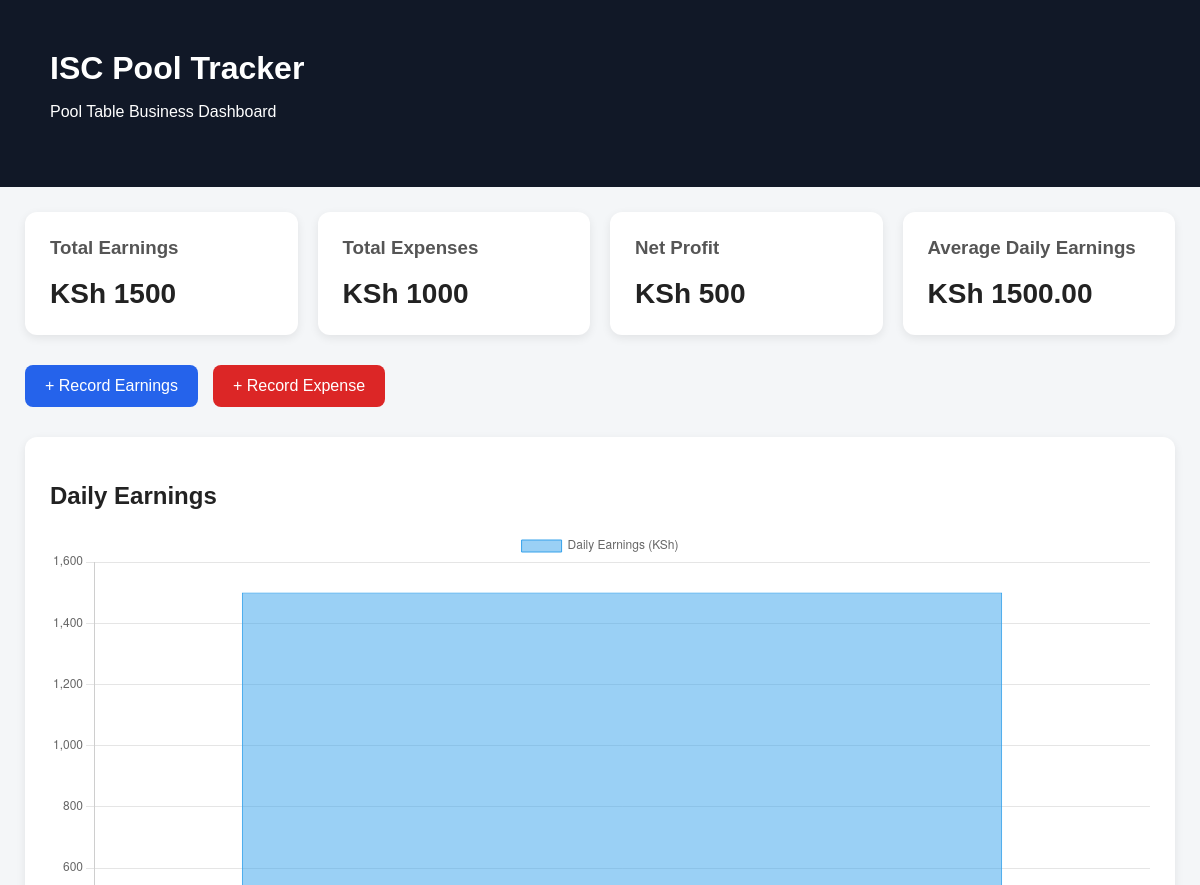
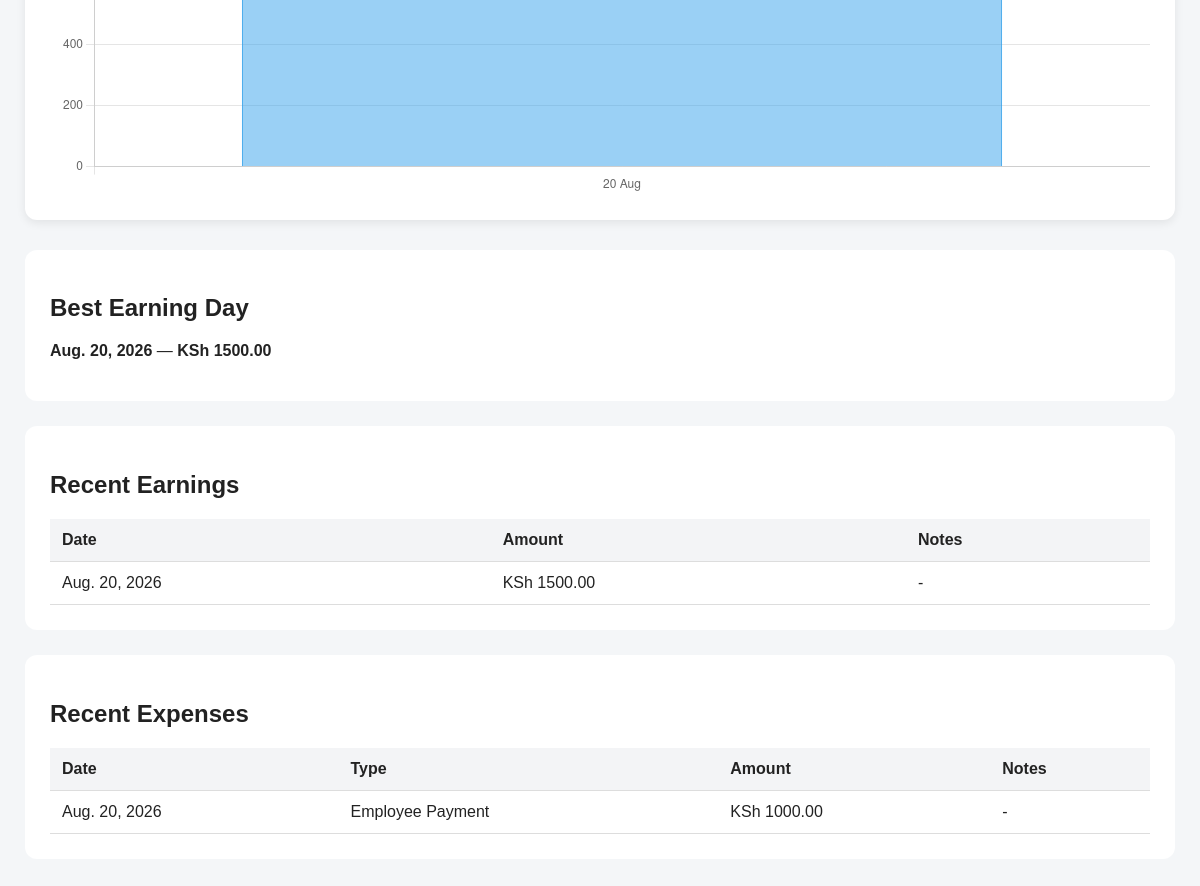
The page / on the database its author committed (2 pictures, top to bottom).
### tracker/models.py (models this page shows, shortened)
class DailyEarning(models.Model):
    date = models.DateField(
        unique=True
    )
    amount_collected = models.DecimalField(
        max_digits=10,
        decimal_places=2,
    )
    notes = models.TextField(
        blank=True
    )
    created_at = models.DateTimeField(
        auto_now_add=True
    )
    updated_at = models.DateTimeField(
        auto_now=True
    )
    class Meta:
        ordering = ["-date"]

class Expense(models.Model):
    EXPENSE_TYPE_CHOICES = [
        (
            "EMPLOYEE",
            "Employee Payment",
        ),
        (
            "POLICE",
            "Police Payment",
        ),
        (
            "OTHER",
            "Other Expense",
        ),
    ]
    date = models.DateField()
    expense_type = models.CharField(
        max_length=20,
        choices=EXPENSE_TYPE_CHOICES,
    )
    amount = models.DecimalField(
        max_digits=10,
        decimal_places=2,
    )
    notes = models.TextField(
        blank=True
    )
    created_at = models.DateTimeField(
        auto_now_add=True
    )
    class Meta:
        ordering = ["-date"]

### tracker/views.py (the view)
def dashboard(request):
    earnings = DailyEarning.objects.all()
    expenses = Expense.objects.all()
    total_earnings = (
        earnings.aggregate(
            total=Sum("amount_collected")
        )["total"]
        or Decimal("0.00")
    )
    total_expenses = (
        expenses.aggregate(
            total=Sum("amount")
        )["total"]
        or Decimal("0.00")
    )
    net_profit = (
        total_earnings - total_expenses
    )
    recent_earnings = earnings[:7]
    chart_labels = [
        earning.date.strftime("%d %b")
        for earning in reversed(recent_earnings)
    ]
    chart_values = [
        float(earning.amount_collected)
        for earning in reversed(recent_earnings)
    ]
    earning_count = earnings.count()
    if earning_count:
        average_daily_earnings = (
            total_earnings / earning_count
        )
    else:
        average_daily_earnings = Decimal("0.00")
    highest_earning = (
        earnings.order_by(
            "-amount_collected"
        ).first()
    )
    recent_records = earnings[:10]
    recent_expenses = expenses[:10]
    context = {
        "total_earnings": total_earnings,
        "total_expenses": total_expenses,
        "net_profit": net_profit,
        "average_daily_earnings": (
            average_daily_earnings
        ),
        "highest_earning": highest_earning,
        "recent_records": recent_records,
        "recent_expenses": recent_expenses,
        "chart_labels": chart_labels,
        "chart_values": chart_values,
    }
    return render(
        request,
        "tracker/dashboard.html",
        context,
    )

### tracker/templates/tracker/dashboard.html (shortened to what this page needs)
<!DOCTYPE html>
<html lang="en">
<head>
</head>
<body>
    <div class="header">
        <div class="container">
            <h1>
                ISC Pool Tracker
            </h1>
            <p>
                Pool Table Business Dashboard
            </p>
        </div>
    </div>
    <div class="container">
        <div class="cards">
            <div class="card">
                <h3>
                    Total Earnings
                </h3>
                <div class="amount">
                    KSh {{ total_earnings }}
                </div>
            </div>
            <div class="card">
                <h3>
                    Total Expenses
                </h3>
                <div class="amount">
                    KSh {{ total_expenses }}
                </div>
            </div>
            <div class="card">
                <h3>
                    Net Profit
                </h3>
                <div class="amount">
                    KSh {{ net_profit }}
                </div>
            </div>
            <div class="card">
                <h3>
                    Average Daily Earnings
                </h3>
                <div class="amount">
                    KSh {{ average_daily_earnings|floatformat:2 }}
                </div>
            </div>
        </div>
        <div class="actions">
            <a
                href="{% url 'add_earning' %}"
                class="button"
            >
                + Record Earnings
            </a>
            <a
                href="{% url 'add_expense' %}"
                class="button expense"
            >
                + Record Expense
            </a>
        </div>
        <div class="chart-container">
            <h2>
                Daily Earnings
            </h2>
            <canvas id="earningsChart"></canvas>
        </div>
        <div class="section">
            <h2>
                Best Earning Day
            </h2>
            {% if highest_earning %}
                <p>
                    <strong>
                        {{ highest_earning.date }}
                    </strong>
                    —
                    <strong>
                        KSh
                        {{ highest_earning.amount_collected }}
                    </strong>
                </p>
            {% else %}
                <p>
                    No earnings recorded yet.
                </p>
            {% endif %}
        </div>
        <div class="section">
            <h2>
                Recent Earnings
            </h2>
            <table>
                <thead>
                    <tr>
                        <th>
                            Date
                        </th>
                        <th>
                            Amount
                        </th>
                        <th>
                            Notes
                        </th>
                    </tr>
                </thead>
                <tbody>
                    {% for earning in recent_records %}
                        <tr>
                            <td>
                                {{ earning.date }}
                            </td>
                            <td>
                                KSh
                                {{ earning.amount_collected }}
                            </td>
                            <td>
                                {{ earning.notes|default:"-" }}
                            </td>
                        </tr>
                    {% empty %}
                        <tr>
                            <td colspan="3">
                                No earnings recorded.
                            </td>
                        </tr>
                    {% endfor %}
                </tbody>
            </table>
        </div>
        <div class="section">
            <h2>
                Recent Expenses
            </h2>
            <table>
                <thead>
                    <tr>
                        <th>
                            Date
                        </th>
                        <th>
                            Type
                        </th>
                        <th>
                            Amount
                        </th>
                        <th>
                            Notes
                        </th>
                    </tr>
                </thead>
                <tbody>
                    {% for expense in recent_expenses %}
                        <tr>
                            <td>
                                {{ expense.date }}
                            </td>
                            <td>
                                {{ expense.get_expense_type_display }}
                            </td>
                            <td>
                                KSh {{ expense.amount }}
                            </td>
                            <td>
                                {{ expense.notes|default:"-" }}
                            </td>
                        </tr>
                    {% empty %}
                        <tr>
                            <td colspan="4">
                                No expenses recorded.
                            </td>
                        </tr>
                    {% endfor %}
                </tbody>
            </table>
        </div>
    </div>
    <script>
        const labels =
            {{ chart_labels|safe }};
        const values =
            {{ chart_values|safe }};
        const ctx =
            document
                .getElementById(
                    "earningsChart"
                )
                .getContext("2d");
        new Chart(
            ctx,
            {
                type: "bar",
                data: {
                    labels: labels,
                    datasets: [
                        {
                            label:
                                "Daily Earnings (KSh)",
                            data:
                                values,
                            borderWidth: 1
                        }
                    ]
                },
                options: {
                    responsive: true,
                    scales: {
                        y: {
                            beginAtZero: true
                        }
                    }
                }
            }
        );
    </script>
</body>
</html>

### tracker/templates/tracker/dashboard.html (style rules this page uses)
body { margin: 0; font-family: Arial, sans-serif; background: #f4f6f8; color: #222; }
.header { background: #111827; color: white; padding: 25px; }
.header h1 { margin: 0; }
.container { max-width: 1200px; margin: auto; padding: 25px; }
.cards { display: grid; grid-template-columns: repeat(auto-fit, minmax(220px, 1fr)); gap: 20px; margin-bottom: 30px; }
.card { background: white; padding: 25px; border-radius: 12px; box-shadow: 0 3px 10px rgba( 0, 0, 0, 0.08 ); }
.card h3 { margin-top: 0; color: #555; }
.amount { font-size: 28px; font-weight: bold; }
.actions { display: flex; gap: 15px; flex-wrap: wrap; margin-bottom: 30px; }
.button { background: #2563eb; color: white; text-decoration: none; padding: 12px 20px; border-radius: 8px; }
.button.expense { background: #dc2626; }
.chart-container { background: white; padding: 25px; border-radius: 12px; margin-bottom: 30px; box-shadow: 0 3px 10px rgba( 0, 0, 0, 0.08 ); }
table { width: 100%; border-collapse: collapse; }
th, td { padding: 12px; border-bottom: 1px solid #ddd; text-align: left; }
th { background: #f3f4f6; }
.section { background: white; padding: 25px; border-radius: 12px; margin-bottom: 25px; }

### rows shown on the page
DailyEarning: date "Aug. 20, 2026", amount_collected "1500.00", notes "-"
Expense: date "Aug. 20, 2026", expense_type "Employee Payment", amount "1000.00", notes "-"

### other values the page prints
{{ total_earnings }} "1500"
{{ total_expenses }} "1000"
{{ net_profit }} "500"
{{ average_daily_earnings|floatformat:2 }} "1500.00"
chart data {{ chart_values|safe }} [1500.0]
